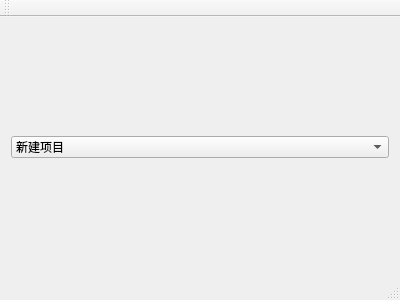
<?xml version="1.0" encoding="UTF-8"?>
<ui version="4.0">
 <class>MainWindow</class>
 <widget class="QMainWindow" name="MainWindow">
  <property name="geometry">
   <rect>
    <x>0</x>
    <y>0</y>
    <width>400</width>
    <height>300</height>
   </rect>
  </property>
  <property name="windowTitle">
   <string>MainWindow</string>
  </property>
  <widget class="QWidget" name="centralWidget">
   <layout class="QGridLayout" name="gridLayout">
    <item row="0" column="0">
     <widget class="QComboBox" name="comboBox">
      <item>
       <property name="text">
        <string>新建项目</string>
       </property>
      </item>
      <item>
       <property name="text">
        <string>新建项目</string>
       </property>
      </item>
      <item>
       <property name="text">
        <string>新建项目</string>
       </property>
      </item>
      <item>
       <property name="text">
        <string>新建项目</string>
       </property>
      </item>
     </widget>
    </item>
   </layout>
  </widget>
  <widget class="QMenuBar" name="menuBar">
   <property name="geometry">
    <rect>
     <x>0</x>
     <y>0</y>
     <width>400</width>
     <height>23</height>
    </rect>
   </property>
  </widget>
  <widget class="QToolBar" name="mainToolBar">
   <attribute name="toolBarArea">
    <enum>TopToolBarArea</enum>
   </attribute>
   <attribute name="toolBarBreak">
    <bool>false</bool>
   </attribute>
  </widget>
  <widget class="QStatusBar" name="statusBar"/>
 </widget>
 <layoutdefault spacing="6" margin="11"/>
 <resources/>
 <connections/>
</ui>
